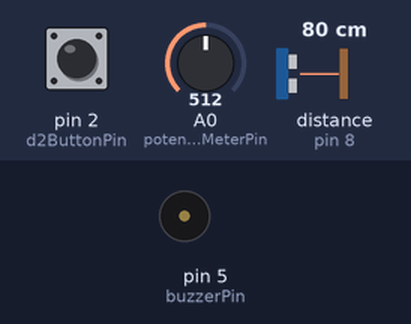
Bench run of a sketch on a simulated Arduino Uno, built with avr-gcc and run on an emulated ATmega328P. Shown: buzzer (waves = sounding). Wiring (inferred from the names in the program): ultrasonic range finder: trigger pin 7; echo pin 8. The inputs (shaded band) are chosen by the test bench; at power-on: pin 2 (d2ButtonPin) HIGH, A0 (potentioMeterPin) = 512, distance to the obstacle (sensor on pin 8) 80 cm. The echo pulse lasts 58.3 µs per cm; what the sketch prints to the serial monitor is not drawn.

Above: at 0.1 s.
Timing chart, 0 to 1.6 s (numbered marks = the images above):
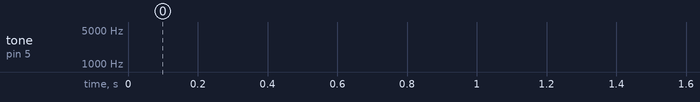

The sketch:

sketch_ultra_sensor.ino
```cpp
const int potentioMeterPin = A0;
const int d2ButtonPin = 2;
const int d3ButtonPin = 3;
const int redLedPin = 12;
const int blueLedPin = 13;
const int buzzerPin = 5;

const int usTrigPin = 7;
const int usEchoPin = 8;

void setup() {
  pinMode(usTrigPin, OUTPUT);
  pinMode(usEchoPin, INPUT);
  Serial.begin(9600);
}

void loop() {
  int potentiometerValue = analogRead(potentioMeterPin);
  int ulraSensorValue = getValueFromUltraSensor();
  Serial.println(ulraSensorValue);
  toggleBlueLedButton();
  makeBuzzerSound(ulraSensorValue);

  delay(10);
}

void toggleBlueLedButton(){
  int d2ButtonValue = digitalRead(d2ButtonPin);
  digitalWrite(blueLedPin, d2ButtonValue == 0 ? 1 : 0);
}

void makeBuzzerSound(int frequency){
  tone(buzzerPin, frequency, 1);
}

int getValueFromUltraSensor(){
  digitalWrite(usTrigPin, LOW);
  delayMicroseconds(2);
  digitalWrite(usTrigPin, HIGH);
  delayMicroseconds(10);
  digitalWrite(usTrigPin, LOW);

  return 7000 - pulseIn(usEchoPin, HIGH);
}
```
